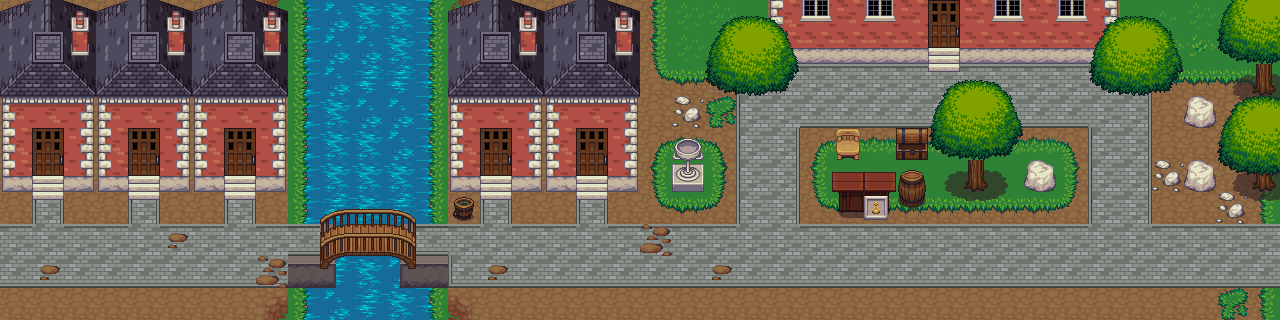

A level layout from a 2D game, rendered from its tile map. Below: a short description, then the map file with its tile-grid data intact:
An orthogonal 40x10 tile map with 32x32 px tiles, 7 tile layers (River, Ground, Houses, Path, ...), 41 tilesets and 1 object.

<map version="1.0" orientation="orthogonal" renderorder="right-down" width="40" height="10" tilewidth="32" tileheight="32" nextobjectid="1">
 <tileset firstgid="1" name="lava" tilewidth="32" tileheight="32" tilecount="18" columns="3">
  <image source="../Graphics/tiles/lava.png" width="96" height="192" />
 </tileset>
 <tileset firstgid="19" name="kitchen" tilewidth="32" tileheight="32" tilecount="8" columns="2">
  <image source="../Graphics/tiles/kitchen.png" width="64" height="128" />
 </tileset>
 <tileset firstgid="27" name="inside" tilewidth="32" tileheight="32" tilecount="100" columns="10">
  <image source="../Graphics/tiles/inside.png" width="320" height="320" />
 </tileset>
 <tileset firstgid="127" name="house" tilewidth="32" tileheight="32" tilecount="63" columns="9">
  <image source="../Graphics/tiles/house.png" width="288" height="224" />
 </tileset>
 <tileset firstgid="190" name="holemid" tilewidth="32" tileheight="32" tilecount="18" columns="3">
  <image source="../Graphics/tiles/holemid.png" width="96" height="192" />
 </tileset>
 <tileset firstgid="208" name="holek" tilewidth="32" tileheight="32" tilecount="18" columns="3">
  <image source="../Graphics/tiles/holek.png" width="96" height="192" />
 </tileset>
 <tileset firstgid="226" name="hole" tilewidth="32" tileheight="32" tilecount="18" columns="3">
  <image source="../Graphics/tiles/hole.png" width="96" height="192" />
 </tileset>
 <tileset firstgid="244" name="grassalt" tilewidth="32" tileheight="32" tilecount="18" columns="3">
  <image source="../Graphics/tiles/grassalt.png" width="96" height="192" />
 </tileset>
 <tileset firstgid="262" name="grass" tilewidth="32" tileheight="32" tilecount="18" columns="3">
  <image source="../Graphics/tiles/grass.png" width="96" height="192" />
 </tileset>
 <tileset firstgid="280" name="dungeon" tilewidth="32" tileheight="32" tilecount="104" columns="13">
  <image source="../Graphics/tiles/dungeon.png" width="416" height="256" />
 </tileset>
 <tileset firstgid="384" name="dirt2" tilewidth="32" tileheight="32" tilecount="18" columns="3">
  <image source="../Graphics/tiles/dirt2.png" width="96" height="192" />
 </tileset>
 <tileset firstgid="402" name="dirt" tilewidth="32" tileheight="32" tilecount="18" columns="3">
  <image source="../Graphics/tiles/dirt.png" width="96" height="192" />
 </tileset>
 <tileset firstgid="420" name="cup" tilewidth="32" tileheight="32" tilecount="2" columns="1">
  <image source="../Graphics/tiles/cup.png" width="32" height="64" />
 </tileset>
 <tileset firstgid="422" name="country" tilewidth="32" tileheight="32" tilecount="20" columns="5">
  <image source="../Graphics/tiles/country.png" width="160" height="128" />
 </tileset>
 <tileset firstgid="442" name="Collision icon" tilewidth="32" tileheight="32" tilecount="1" columns="1">
  <image source="../Graphics/tiles/Collision icon.png" width="32" height="32" />
 </tileset>
 <tileset firstgid="443" name="chests" tilewidth="32" tileheight="32" tilecount="6" columns="2">
  <image source="../Graphics/tiles/chests.png" width="64" height="96" />
 </tileset>
 <tileset firstgid="449" name="cementstair" tilewidth="32" tileheight="32" tilecount="20" columns="5">
  <image source="../Graphics/tiles/cementstair.png" width="160" height="128" />
 </tileset>
 <tileset firstgid="469" name="cement" tilewidth="32" tileheight="32" tilecount="18" columns="3">
  <image source="../Graphics/tiles/cement.png" width="96" height="192" />
 </tileset>
 <tileset firstgid="487" name="castlewalls" tilewidth="32" tileheight="32" tilecount="180" columns="12">
  <image source="../Graphics/tiles/castlewalls.png" width="384" height="480" />
 </tileset>
 <tileset firstgid="667" name="castlefloors_outside" tilewidth="32" tileheight="32" tilecount="20" columns="4">
  <image source="../Graphics/tiles/castlefloors_outside.png" width="128" height="160" />
 </tileset>
 <tileset firstgid="687" name="castlefloors" tilewidth="32" tileheight="32" tilecount="100" columns="10">
  <image source="../Graphics/tiles/castlefloors.png" width="320" height="320" />
 </tileset>
 <tileset firstgid="787" name="castle_outside" tilewidth="32" tileheight="32" tilecount="187" columns="17">
  <image source="../Graphics/tiles/castle_outside.png" width="544" height="352" />
 </tileset>
 <tileset firstgid="974" name="castle_lightsources" tilewidth="32" tileheight="32" tilecount="20" columns="5">
  <image source="../Graphics/tiles/castle_lightsources.png" width="160" height="128" />
 </tileset>
 <tileset firstgid="994" name="cabinets" tilewidth="32" tileheight="32" tilecount="78" columns="6">
  <image source="../Graphics/tiles/cabinets.png" width="192" height="416" />
 </tileset>
 <tileset firstgid="1072" name="buckets" tilewidth="32" tileheight="32" tilecount="6" columns="3">
  <image source="../Graphics/tiles/buckets.png" width="96" height="64" />
 </tileset>
 <tileset firstgid="1078" name="bridges" tilewidth="32" tileheight="32" tilecount="42" columns="6">
  <image source="../Graphics/tiles/bridges.png" width="192" height="224" />
 </tileset>
 <tileset firstgid="1120" name="brackish" tilewidth="32" tileheight="32" tilecount="18" columns="3">
  <image source="../Graphics/tiles/brackish.png" width="96" height="192" />
 </tileset>
 <tileset firstgid="1138" name="barrel" tilewidth="32" tileheight="32" tilecount="8" columns="4">
  <image source="../Graphics/tiles/barrel.png" width="128" height="64" />
 </tileset>
 <tileset firstgid="1146" name="watergrass" tilewidth="32" tileheight="32" tilecount="18" columns="3">
  <image source="../Graphics/tiles/watergrass.png" width="96" height="192" />
 </tileset>
 <tileset firstgid="1164" name="waterfall" tilewidth="32" tileheight="32" tilecount="15" columns="3">
  <image source="../Graphics/tiles/waterfall.png" width="96" height="160" />
 </tileset>
 <tileset firstgid="1179" name="water" tilewidth="32" tileheight="32" tilecount="18" columns="3">
  <image source="../Graphics/tiles/water.png" width="96" height="192" />
 </tileset>
 <tileset firstgid="1197" name="victoria" tilewidth="32" tileheight="32" tilecount="55" columns="11">
  <image source="../Graphics/tiles/victoria.png" width="352" height="160" />
 </tileset>
 <tileset firstgid="1252" name="trunk" tilewidth="32" tileheight="32" tilecount="18" columns="6">
  <image source="../Graphics/tiles/trunk.png" width="192" height="96" />
 </tileset>
 <tileset firstgid="1270" name="treetop" tilewidth="32" tileheight="32" tilecount="42" columns="6">
  <image source="../Graphics/tiles/treetop.png" width="192" height="224" />
 </tileset>
 <tileset firstgid="1312" name="stairs" tilewidth="32" tileheight="32" tilecount="112" columns="8">
  <image source="../Graphics/tiles/stairs.png" width="256" height="448" />
 </tileset>
 <tileset firstgid="1424" name="signs" tilewidth="32" tileheight="32" tilecount="6" columns="3">
  <image source="../Graphics/tiles/signs.png" width="96" height="64" />
 </tileset>
 <tileset firstgid="1430" name="rock" tilewidth="32" tileheight="32" tilecount="2" columns="2">
  <image source="../Graphics/tiles/rock.png" width="64" height="32" />
 </tileset>
 <tileset firstgid="1432" name="mountains" tilewidth="32" tileheight="32" tilecount="108" columns="12">
  <image source="../Graphics/tiles/mountains.png" width="384" height="288" />
 </tileset>
 <tileset firstgid="1540" name="lavarock" tilewidth="32" tileheight="32" tilecount="18" columns="3">
  <image source="../Graphics/tiles/lavarock.png" width="96" height="192" />
 </tileset>
 <tileset firstgid="1558" name="RED" tilewidth="32" tileheight="32" tilecount="1" columns="1">
  <image source="../Graphics/RED.png" width="32" height="32" />
  <tile id="0">
   <objectgroup draworder="index">
    <object id="1" x="0" y="0" width="32" height="15" />
   </objectgroup>
  </tile>
 </tileset>
 <tileset firstgid="1559" name="cobblestones" tilewidth="32" tileheight="32" tilecount="36" columns="9">
  <image source="../Graphics/tiles/cobblestones.png" width="288" height="128" />
 </tileset>
 <layer name="River" width="40" height="10">
  <data encoding="csv">
0,0,0,0,0,0,0,0,279,1155,1162,1163,1163,1157,279,0,0,0,0,0,0,0,0,0,0,0,0,0,0,0,0,0,0,0,0,0,0,0,0,0,
0,0,0,0,0,0,0,0,277,1155,1162,1162,1163,1157,279,0,0,0,0,0,0,0,0,0,0,0,0,0,0,0,0,0,0,0,0,0,0,0,0,0,
0,0,0,0,0,0,0,0,279,1155,1162,1161,1161,1157,279,0,0,0,0,0,0,0,0,0,0,0,0,0,0,0,0,0,0,0,0,0,0,0,0,0,
0,0,0,0,0,0,0,0,278,1155,1163,1162,1162,1157,279,0,0,0,0,0,0,0,0,0,0,0,0,0,0,0,0,0,0,0,0,0,0,0,0,0,
0,0,0,0,0,0,0,0,279,1155,1163,1163,1162,1157,277,0,0,0,0,0,0,0,0,0,0,0,0,0,0,0,0,0,0,0,0,0,0,0,0,0,
0,0,0,0,0,0,0,0,279,1155,1163,1163,1163,1157,277,0,0,0,0,0,0,0,0,0,0,0,0,0,0,0,0,0,0,0,0,0,0,0,0,0,
0,0,0,0,0,0,0,0,278,1155,1161,1163,1161,1157,278,0,0,0,0,0,0,0,0,0,0,0,0,0,0,0,0,0,0,0,0,0,0,0,0,0,
0,0,0,0,0,0,0,0,278,1155,1156,1156,1156,1157,278,0,0,0,0,0,0,0,0,0,0,0,0,0,0,0,0,0,0,0,0,0,0,0,0,0,
0,0,0,0,0,0,0,0,278,1155,1161,1163,1162,1157,279,0,0,0,0,0,0,0,0,0,0,0,0,0,0,0,0,0,0,0,0,0,0,0,0,0,
0,0,0,0,0,0,0,0,278,1155,1162,1161,1163,1157,279,0,0,0,0,0,0,0,0,0,0,0,0,0,0,0,0,0,0,0,0,0,0,0,0,0
</data>
 </layer>
 <layer name="Ground" width="40" height="10">
  <data encoding="csv">
394,394,394,394,394,394,394,394,395,0,0,0,0,0,393,394,394,394,394,394,394,394,394,394,394,394,394,394,394,394,394,394,394,394,394,394,394,394,394,394,
394,394,394,394,394,394,394,394,394,0,0,0,0,0,394,394,394,394,394,394,394,394,394,394,394,394,394,394,394,394,394,394,394,394,394,394,394,394,394,394,
394,394,394,394,394,394,394,394,394,0,0,0,0,0,394,394,394,394,394,394,394,394,394,1571,1572,1572,1572,1572,1572,1572,1572,1572,1572,1572,1572,1573,394,394,394,394,
394,394,394,394,394,394,394,394,394,0,0,0,0,0,394,394,394,394,394,394,394,394,394,1589,1590,1581,1581,1581,1581,1581,1581,1581,1581,1581,1590,1591,394,394,394,394,
394,394,394,394,394,394,394,394,394,0,0,0,0,0,394,394,394,394,394,394,394,394,394,1589,1591,394,394,394,394,394,394,394,394,394,1589,1591,394,394,394,394,
394,394,394,394,394,394,394,394,394,0,0,0,0,0,394,394,394,394,394,394,394,394,394,1589,1591,394,394,394,394,394,394,394,394,394,1589,1591,394,394,394,394,
394,1592,394,394,1592,394,394,1592,394,0,0,0,0,0,394,1592,394,394,1592,394,394,394,394,1589,1591,394,394,394,394,394,394,394,394,394,1589,1591,394,394,394,394,
1572,1572,1572,1572,1572,1572,1572,1572,1572,0,0,0,0,0,384,394,394,394,394,394,394,394,1572,1590,1590,1572,1572,1572,1572,1572,1572,1572,1572,1572,1590,1590,1572,1572,1572,1572,
1581,1581,1581,1581,1581,1581,1581,1581,1581,0,0,0,0,0,394,394,394,394,394,394,394,394,1581,1581,1581,1581,1581,1581,1581,1581,1581,1581,1581,1581,1581,1581,1581,1581,1581,1581,
394,394,394,394,394,394,394,394,385,0,0,0,0,0,386,394,394,394,394,394,394,394,394,394,394,394,394,394,394,394,394,394,394,394,394,394,394,394,394,394
</data>
 </layer>
 <layer name="Houses" width="40" height="10">
  <data encoding="csv">
154,155,156,154,155,156,154,155,156,0,0,0,0,0,154,155,156,154,155,156,0,0,0,0,0,0,0,0,0,0,0,0,0,0,0,0,0,0,0,271,
163,164,165,163,164,165,163,164,165,0,0,0,0,0,163,164,165,163,164,165,0,0,0,0,0,0,0,0,0,0,0,0,0,0,0,0,0,0,0,271,
172,173,174,172,173,174,172,173,174,0,0,0,0,0,172,173,174,172,173,174,0,0,0,0,0,0,0,0,0,0,0,0,0,0,0,0,0,0,0,271,
127,128,129,127,128,129,127,128,129,0,0,0,0,0,127,128,129,127,128,129,0,0,0,0,0,0,0,0,0,0,0,0,0,0,0,0,0,0,0,271,
136,137,138,136,137,138,136,137,138,0,0,0,0,0,136,137,138,136,137,138,0,0,0,0,0,268,269,269,269,269,269,269,269,270,0,0,0,0,0,271,
145,146,147,145,146,147,145,146,147,0,0,0,0,0,145,146,147,145,146,147,0,0,0,0,0,271,272,272,272,272,272,272,272,273,0,0,0,0,0,271,
0,0,0,0,0,0,0,0,0,0,0,0,0,0,1075,0,0,0,0,0,0,0,0,0,0,274,275,275,275,275,275,275,275,276,0,0,0,0,0,0,
0,0,0,0,0,0,0,0,0,476,483,0,481,479,0,0,0,0,0,0,0,0,0,0,0,0,0,0,0,0,0,0,0,0,0,0,0,0,0,0,
0,0,0,0,0,0,0,0,0,482,483,0,481,482,0,0,0,0,0,0,0,0,0,0,0,0,0,0,0,0,0,0,0,0,0,0,0,0,0,0,
0,0,0,0,0,0,0,0,0,0,0,0,0,0,0,0,0,0,0,0,0,0,0,0,0,0,0,0,0,0,0,0,0,0,0,0,0,0,0,0
</data>
 </layer>
 <layer name="Path" width="40" height="10">
  <data encoding="csv">
0,0,133,0,0,133,0,0,133,0,0,0,0,0,0,0,133,0,0,133,271,278,278,272,0,0,0,0,0,0,0,0,0,0,0,272,279,278,272,272,
0,0,142,0,0,142,0,0,142,0,0,0,0,0,0,0,142,0,0,142,271,278,272,277,145,146,146,146,146,146,146,146,146,146,147,272,277,277,272,272,
0,0,0,0,0,0,0,0,0,0,0,0,0,0,0,0,0,0,0,0,274,275,275,0,0,0,0,0,0,0,0,0,0,0,0,0,275,275,275,264,
0,0,0,0,0,0,0,0,0,0,0,0,0,0,0,0,0,0,0,0,0,1431,262,0,0,0,0,0,0,0,0,0,0,0,0,0,0,1430,1264,1265,
0,130,0,0,130,0,0,130,0,0,0,0,0,0,0,130,0,0,130,0,268,269,270,0,0,0,424,0,0,0,0,0,0,0,0,0,0,0,1252,1253,
0,139,0,0,139,0,0,139,0,0,0,0,0,0,0,139,0,0,139,0,271,272,273,0,0,0,1053,1053,1138,0,0,0,1430,0,0,0,1431,1430,1258,1259,
0,0,0,0,0,0,0,0,0,0,1081,1082,1083,0,0,0,0,0,0,0,274,275,276,0,0,0,1051,1052,1142,0,0,0,0,0,0,0,0,0,1431,271,
0,1590,0,0,1590,0,0,1590,0,1563,1087,1088,1089,1563,1572,1590,1572,1572,1590,1572,1572,1572,0,0,0,0,0,0,0,0,0,0,0,0,0,0,0,0,0,0,
0,0,0,0,0,0,0,0,384,0,1093,1094,1095,0,1580,1581,1581,1581,1581,1581,1581,1581,387,0,0,0,0,0,0,0,0,0,0,0,0,0,0,0,0,0,
0,0,0,0,0,0,0,0,0,0,0,0,0,0,0,0,0,0,0,0,0,0,0,0,0,0,0,0,0,0,0,0,0,0,0,0,0,0,0,0
</data>
 </layer>
 <layer name="Steps" width="40" height="10">
  <data encoding="csv">
0,0,0,0,0,0,0,0,0,0,0,0,0,0,0,0,0,0,0,0,0,0,0,0,0,137,0,137,0,130,0,137,0,137,0,0,0,0,1279,1280,
0,0,0,0,0,0,0,0,0,0,0,0,0,0,0,0,0,0,0,0,0,0,0,0,0,0,0,0,0,139,0,0,0,0,0,0,0,0,1285,1286,
0,0,0,0,0,0,0,0,0,0,0,0,0,0,0,0,0,0,0,0,0,0,0,0,0,0,0,0,0,1273,1274,1275,0,0,0,0,0,0,1258,1259,
0,0,0,0,0,0,0,0,0,0,0,0,0,0,0,0,0,0,0,0,0,0,0,0,0,0,0,0,0,1279,1280,1281,0,0,0,0,0,0,1270,1271,
0,0,0,0,0,0,0,0,0,0,0,0,0,0,0,0,0,0,0,0,268,420,270,0,0,0,0,0,446,1285,1286,1287,0,0,0,0,0,0,1276,1277,
0,131,0,0,131,0,0,131,0,0,0,0,0,0,0,131,0,0,131,0,271,421,273,0,0,0,0,0,0,1258,1259,1260,0,0,0,0,0,0,1282,1283,
0,140,0,0,140,0,0,140,0,0,0,0,0,0,669,140,0,0,140,0,274,275,276,0,0,0,0,1429,0,1264,1265,1266,0,0,0,0,0,0,1264,1265,
0,0,0,0,0,387,0,0,0,0,0,0,0,0,0,0,0,0,0,0,384,0,0,0,0,0,0,0,0,0,0,0,0,0,0,0,0,0,0,0,
0,387,0,0,0,0,0,0,0,0,0,0,0,0,0,387,0,0,0,0,0,0,0,0,0,0,0,0,0,0,0,0,0,0,0,0,0,0,0,0,
0,0,0,0,0,0,0,0,0,0,0,0,0,0,0,0,0,0,0,0,0,0,0,0,0,0,0,0,0,0,0,0,0,0,0,0,0,0,262,271
</data>
 </layer>
 <layer name="Tile Layer 6" width="40" height="10">
  <data encoding="csv">
0,0,0,0,0,0,0,0,0,0,0,0,0,0,0,0,0,0,0,0,0,0,0,0,136,144,137,144,137,0,137,144,137,144,138,0,0,0,0,0,
0,0,0,0,0,0,0,0,0,0,0,0,0,0,0,0,0,0,0,0,0,0,0,0,0,0,0,0,0,131,0,0,0,0,0,0,0,0,0,0,
0,0,0,0,0,0,0,0,0,0,0,0,0,0,0,0,0,0,0,0,0,0,0,0,0,0,0,0,0,140,0,0,0,0,0,0,0,0,0,0,
0,0,0,0,0,0,0,0,0,0,0,0,0,0,0,0,0,0,0,0,0,0,0,0,0,0,0,0,0,0,0,0,0,0,0,0,0,0,0,0,
0,0,0,0,0,0,0,0,0,0,0,0,0,0,0,0,0,0,0,0,0,0,0,0,0,0,0,0,0,0,0,0,0,0,0,0,0,0,0,0,
0,0,0,0,0,0,0,0,0,0,0,0,0,0,0,0,0,0,0,0,0,0,0,0,0,0,0,0,0,0,0,0,0,0,0,0,0,0,0,0,
0,0,0,0,0,0,0,0,0,0,0,0,0,0,0,0,0,0,0,0,0,0,0,0,0,0,0,0,0,0,0,0,0,0,0,0,0,0,0,0,
0,0,0,0,0,0,0,0,0,0,0,0,0,0,0,0,0,0,0,0,0,0,0,0,0,0,0,0,0,0,0,0,0,0,0,0,0,0,0,0,
0,0,0,0,0,0,0,0,0,0,0,0,0,0,0,0,0,0,0,0,0,0,0,0,0,0,0,0,0,0,0,0,0,0,0,0,0,0,0,0,
0,0,0,0,0,0,0,0,0,0,0,0,0,0,0,0,0,0,0,0,0,0,0,0,0,0,0,0,0,0,0,0,0,0,0,0,0,0,0,0
</data>
 </layer>
 <layer name="Tile Layer 7" width="40" height="10">
  <data encoding="csv">
0,0,0,0,0,0,0,0,0,0,0,0,0,0,0,0,0,0,0,0,0,0,1273,1274,1275,0,0,0,0,0,0,0,0,0,1273,1274,1275,0,0,0,
0,0,0,0,0,0,0,0,0,0,0,0,0,0,0,0,0,0,0,0,0,0,1279,1280,1281,0,0,0,0,0,0,0,0,0,1279,1280,1281,0,0,0,
0,0,0,0,0,0,0,0,0,0,0,0,0,0,0,0,0,0,0,0,0,0,1285,1286,1287,0,0,0,0,0,0,0,0,0,1285,1286,1287,0,0,0,
0,0,0,0,0,0,0,0,0,0,0,0,0,0,0,0,0,0,0,0,0,0,0,0,0,0,0,0,0,0,0,0,0,0,0,0,0,0,0,0,
0,0,0,0,0,0,0,0,0,0,0,0,0,0,0,0,0,0,0,0,0,0,0,0,0,0,0,0,0,0,0,0,0,0,0,0,0,0,0,0,
0,0,0,0,0,0,0,0,0,0,0,0,0,0,0,0,0,0,0,0,0,0,0,0,0,0,0,0,0,0,0,0,0,0,0,0,0,0,0,0,
0,0,0,0,0,0,0,0,0,0,0,0,0,0,0,0,0,0,0,0,0,0,0,0,0,0,0,0,0,0,0,0,0,0,0,0,0,0,0,0,
0,0,0,0,0,0,0,0,0,0,0,0,0,0,0,0,0,0,0,0,0,0,0,0,0,0,0,0,0,0,0,0,0,0,0,0,0,0,0,0,
0,0,0,0,0,0,0,0,0,0,0,0,0,0,0,0,0,0,0,0,0,0,0,0,0,0,0,0,0,0,0,0,0,0,0,0,0,0,0,0,
0,0,0,0,0,0,0,0,0,0,0,0,0,0,0,0,0,0,0,0,0,0,0,0,0,0,0,0,0,0,0,0,0,0,0,0,0,0,0,0
</data>
 </layer>
</map>
